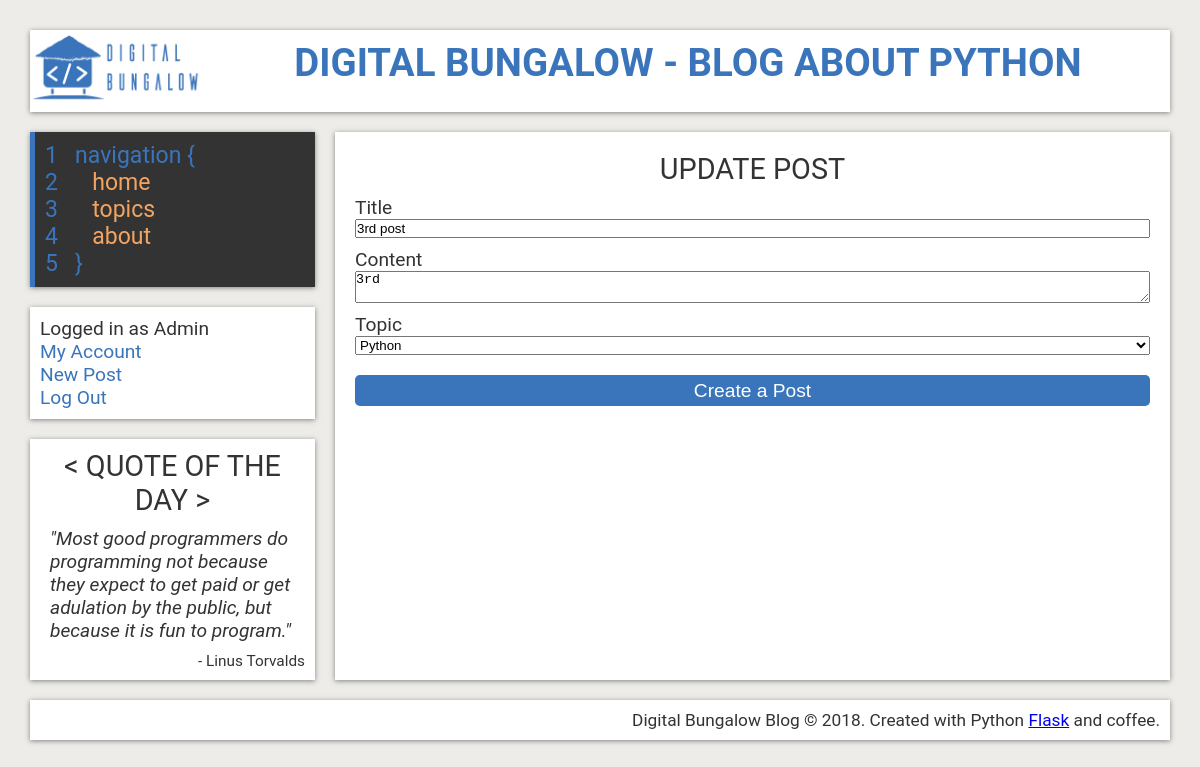
The app's page /post/3rd post/update (signed in) with its own data.
### flaskblog/models.py (models this page shows, shortened)
class User(db.Model, UserMixin):
    id = db.Column(db.Integer, primary_key=True)
    username = db.Column(db.String(20), unique=True, nullable=False)
    email = db.Column(db.String(120), unique=True, nullable=False)
    image_file = db.Column(db.String(20), nullable=False, default='default-avatar.jpg')
    password = db.Column(db.String(60), nullable=False)
    posts = db.relationship('Post', backref='author', lazy=True)

class Post(db.Model):
    id = db.Column(db.Integer, primary_key=True)
    title = db.Column(db.String(100), nullable=False)
    date_posted = db.Column(db.DateTime, nullable=False, default=datetime.utcnow)
    content = db.Column(db.Text, nullable=False)
    topic_id = db.Column(db.Integer, db.ForeignKey('topic.id'), nullable=False)
    user_id = db.Column(db.Integer, db.ForeignKey('user.id'), nullable=False)

### flaskblog/routes.py (the view)
@app.route("/post/<post_title>/update", methods=['GET', 'POST'])
@login_required
def update_post(post_title):
    post = Post.query.filter_by(title=post_title).first()
    if post.author != current_user:
        abort(403)
    form = PostForm()
    if form.validate_on_submit():
        post.title = form.title.data
        post.content = form.content.data
        db.session.commit()
        flash('Your post has been updated!', 'success')
        return redirect(url_for('post', post_title=post.title))
    elif request.method == 'GET':
        form.title.data = post.title
        form.content.data = post.content
    return render_template('create_post.html', title='Update Post',
                            form=form, legend='Update Post')

### flaskblog/forms.py
class PostForm(FlaskForm):
    title = StringField('Title', validators=[DataRequired()])
    content = TextAreaField('Content', validators=[DataRequired()])
    topic = SelectField('Topic',
                        choices=[(t.id, t.topicname) for t in Topic.query.all()], coerce=int)
    submit = SubmitField('Create a Post')

### flaskblog/models.py (called while the page is built)
@login_manager.user_loader
def load_user(user_id):
    return User.query.get(int(user_id))

### flaskblog/templates/create_post.html (shortened to what this page needs)
{% extends "layout.html" %}
{% block content %}
    <article class="new-post">
      <section class="new-post-form">
        <h2>{{ legend }}</h2>
        <form class="register" action="" method="POST">
          <div class="form-group">
            {{  form.title.label }}
            {% if form.title.errors %}
              {{ form.title }}
              <div class="invalid-feedback">
                {% for error in form.title.errors %}
                  <span>{{ error }}</span>
                {% endfor %}
              </div>
            {% else %}
              {{  form.title }}
            {% endif %}
          </div>
          <div class="form-group">
            {{  form.content.label }}
            {% if form.content.errors %}
              {{ form.content }}
              <div class="invalid-feedback">
                {% for error in form.content.errors %}
                  <span>{{ error }}</span>
                {% endfor %}
              </div>
            {% else %}
              {{  form.content }}
            {% endif %}
          </div>
          <div class="form-group">
            {{  form.topic.label }}
            {% if form.topic.errors %}
              {{ form.topic }}
              <div class="invalid-feedback">
                {% for error in form.topic.errors %}
                  <span>{{ error }}</span>
                {% endfor %}
              </div>
            {% else %}
              {{  form.topic }}
            {% endif %}
          </div>
          <div class="form-group btn">
            {{  form.submit }}
          </div>
        </form>
      </section>
    </article>
{% endblock content %}

### flaskblog/templates/layout.html (shortened to what this page needs)
<!DOCTYPE html>
<html lang="en">
  <head>
    <link rel="stylesheet" href="{{ url_for('static', filename='style.css') }}">
    <link rel="stylesheet" href="https://use.fontawesome.com/releases/v5.0.13/css/all.css">
  </head>
  <body>
    <div class="wrapper">
    <header>
      <div class="logo">
        <a href="{{ url_for('home')}}">
          <img src="{{ url_for('static', filename='images/logo.png') }}"
               alt="digital-bungalow-logo">
        </a>
      </div>
      <div class="title">
        <h1>
          <a href="{{ url_for('home')}}">
            Digital Bungalow - Blog About Python
          </a>
        </h1>
      </div>
    </header>
    <aside>
      <nav>
        <ul>
          <li>
            1 &nbsp;&nbsp;navigation {
          </li>
          <li>
            <a href="{{ url_for('home')}}">
              <span>2</span>  &nbsp;&nbsp;&nbsp;&nbsp; home
            </a>
          </li>
          <li>
            <a href="{{ url_for('topics')}}">
              <span>3</span>  &nbsp;&nbsp;&nbsp;&nbsp; topics
            </a>
          </li>
          <li>
            <a href="{{ url_for('about')}}">
              <span>4</span>  &nbsp;&nbsp;&nbsp;&nbsp; about
            </a>
          </li>
          <li>
            5 &nbsp;&nbsp;}
          </li>
        </ul>
      </nav>
      <div class="log-reg">
        <ul>
          {% if current_user.is_authenticated %}
            <li>Logged in as {{ current_user.username }}</li>
            <li><a href="{{ url_for('account')}}">My Account</a></li>
            <li><a href="{{ url_for('new_post')}}">New Post</a></li>
            <li><a href="{{ url_for('logout')}}">Log Out</a></li>
          {% else %}
            <li><a href="{{ url_for('register')}}">Register</a></li>
            <li><a href="{{ url_for('login')}}">Log In</a></li>
          {% endif %}
        </ul>
      </div>
      <div class="sidebar">
        <h2>&lt; Quote of the Day &gt;</h2>
        <p class="quote">"Most good programmers do programming not because they
          expect to get paid or get adulation by the public, but because it is fun to program." </p>
        <p class= "quote-meta">- Linus Torvalds</p>
      </div>
    </aside>
    {% block content %}{% endblock content %}
    <footer>
      <p>Digital Bungalow Blog &copy; 2018.
        Created with Python <a href="http://flask.pocoo.org/">Flask</a> and coffee.</p>
    </footer>
  </div>
  </body>
</html>

### flaskblog/static/style.css (style rules this page uses)
:root { --primary: #ffffff; --blue: #3a75bb; --orange: #F4A460; --lightblue: #DDEAF9; --grey: #edece8; --hover: #696969; --dark: #333; --shadow: 0 1px 5px rgba(104, 104, 104, 0.8); }
* { margin: 0px; padding: 0px; }
html { box-sizing: border-box; color: var(--dark); font-family: Roboto; font-size: 1.2em; }
body { background: var(--grey); }
h2 { text-transform: uppercase; font-weight: normal; }
.wrapper { margin: 30px; display: grid; grid-gap: 20px; grid-template-areas: "header header" "aside article" "footer footer"; grid-template-columns: 25% 1fr; }
header { grid-area: header; background: var(--primary); display: grid; grid-template-columns: 1fr 6fr; box-shadow: var(--shadow); }
.logo { text-align: center; }
.logo img { height: 4em; }
.title { padding: 10px; text-align: center; text-transform: uppercase; }
.title a { text-decoration: none; color: var(--blue); }
aside { grid-area: aside; align-self: start; display: flex; flex-direction: column; }
nav { background: var(--dark); padding: 10px; box-shadow: var(--shadow); font-size: 1.2em; border-left: 5px solid var(--blue); margin-bottom: 20px; }
nav ul { list-style: none; }
nav ul li { color: var(--blue); }
nav a { text-decoration: none; color: var(--orange); display:inline-block; width: 100%; text-transform: lowercase; }
nav a span { color: var(--blue); }
.log-reg { background: var(--primary); padding: 10px; box-shadow: var(--shadow); margin-bottom: 20px; }
.log-reg ul { list-style: none; }
.log-reg ul a { text-decoration: none; color: var(--blue); }
.sidebar { background: var(--primary); padding: 10px; box-shadow: var(--shadow); align-self: flex-start; }
.sidebar h2 { text-align: center; }
.sidebar p.quote { font-style: italic; padding: 10px; }
.sidebar p.quote-meta { font-size: 0.8em; text-align: right; }
footer { grid-area: footer; background: var(--primary); padding: 10px; box-shadow: var(--shadow); text-align: right; font-size: 0.9em; }
article { grid-area: article; background: var(--primary); padding: 10px 20px; box-shadow: var(--shadow); }
section { padding: 10px 0; }
article h2 { text-align: center; margin-bottom: 10px; }
.form-group { display: flex; flex-direction: column; margin: 10px 0; }
#submit { margin-top: 10px; background-color: var(--blue); color: white; border: 0; border-radius: 0.25rem; padding: 0.25rem 0.5rem; font-size: inherit; }

### records on screen
User: username "Admin"
Post: title "3rd post", content "3rd", topic "Python"

### other values on screen
{{ legend }} "UPDATE POST"
